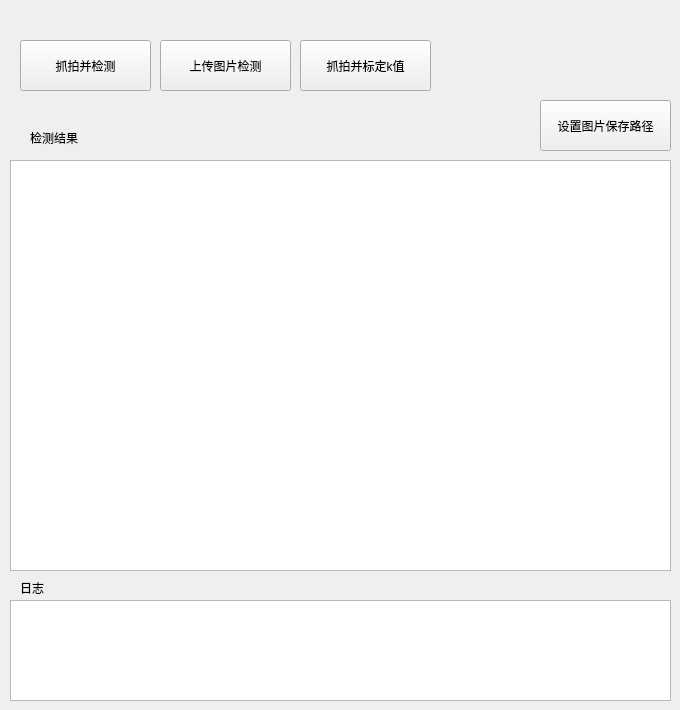
    <widget class="QWidget" name="tab_4">
     <attribute name="title">
      <string>缺陷检测</string>
     </attribute>
     <widget class="QPushButton" name="pushButton_3">
      <property name="geometry">
       <rect>
        <x>20</x>
        <y>40</y>
        <width>131</width>
        <height>51</height>
       </rect>
      </property>
      <property name="text">
       <string>抓拍并检测</string>
      </property>
     </widget>
     <widget class="QPlainTextEdit" name="plainTextEdit_log_3">
      <property name="geometry">
       <rect>
        <x>10</x>
        <y>160</y>
        <width>661</width>
        <height>411</height>
       </rect>
      </property>
     </widget>
     <widget class="QLabel" name="label_6">
      <property name="geometry">
       <rect>
        <x>30</x>
        <y>130</y>
        <width>54</width>
        <height>16</height>
       </rect>
      </property>
      <property name="text">
       <string>检测结果</string>
      </property>
     </widget>
     <widget class="QPushButton" name="pushButton_4">
      <property name="geometry">
       <rect>
        <x>160</x>
        <y>40</y>
        <width>131</width>
        <height>51</height>
       </rect>
      </property>
      <property name="text">
       <string>上传图片检测</string>
      </property>
     </widget>
     <widget class="QPushButton" name="pushButton_5">
      <property name="geometry">
       <rect>
        <x>540</x>
        <y>100</y>
        <width>131</width>
        <height>51</height>
       </rect>
      </property>
      <property name="text">
       <string>设置图片保存路径</string>
      </property>
     </widget>
     <widget class="QLabel" name="label_8">
      <property name="geometry">
       <rect>
        <x>20</x>
        <y>580</y>
        <width>54</width>
        <height>16</height>
       </rect>
      </property>
      <property name="text">
       <string>日志</string>
      </property>
     </widget>
     <widget class="QPlainTextEdit" name="plainTextEdit_log_4">
      <property name="geometry">
       <rect>
        <x>10</x>
        <y>600</y>
        <width>661</width>
        <height>101</height>
       </rect>
      </property>
     </widget>
     <widget class="QPushButton" name="pushButton_k">
      <property name="geometry">
       <rect>
        <x>300</x>
        <y>40</y>
        <width>131</width>
        <height>51</height>
       </rect>
      </property>
      <property name="text">
       <string>抓拍并标定k值</string>
      </property>
     </widget>
     <zorder>pushButton_k</zorder>
     <zorder>pushButton_3</zorder>
     <zorder>plainTextEdit_log_3</zorder>
     <zorder>label_6</zorder>
     <zorder>pushButton_4</zorder>
     <zorder>pushButton_5</zorder>
     <zorder>label_8</zorder>
     <zorder>plainTextEdit_log_4</zorder>
    </widget>
